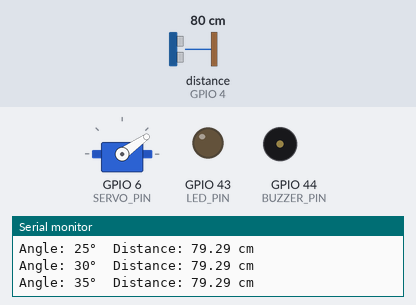
Bench run of a sketch on a simulated ESP32. On the bench: servo, output pins drawn as LEDs (lit = HIGH), buzzer (waves = sounding, pin HIGH), the last lines printed to the serial monitor. Wiring (inferred from the names in the program): ultrasonic range finder: trigger GPIO 3; echo GPIO 4. The test bench sets the inputs (shaded band); at power-on: distance to the obstacle (sensor on GPIO 4) 80 cm. The echo pulse lasts 58.3 µs per cm; pins used as bus, display or sensor lines are not drawn.

Above: at 1.2 s.
1.3 s: distance to the obstacle (sensor on GPIO 4) set to 2 cm
At 1.79 s:
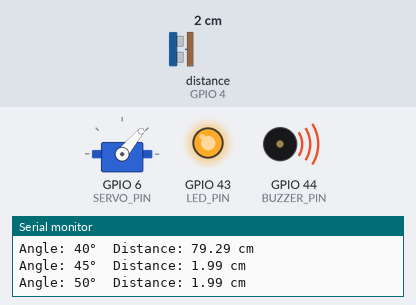
4.3 s: distance to the obstacle (sensor on GPIO 4) set to 13 cm
7.3 s: distance to the obstacle (sensor on GPIO 4) set to 18 cm
At 9.03 s:
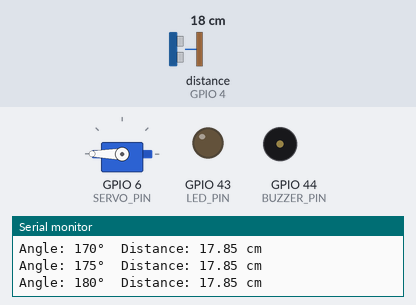
13.3 s: distance to the obstacle (sensor on GPIO 4) set to 4 cm
At 13.48 s:
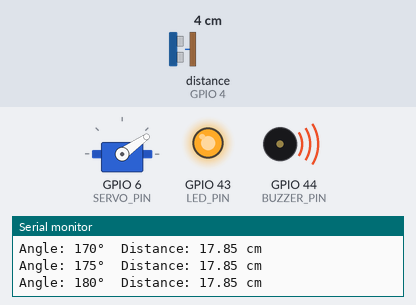
16.3 s: distance to the obstacle (sensor on GPIO 4) set to 35 cm
At 16.46 s:
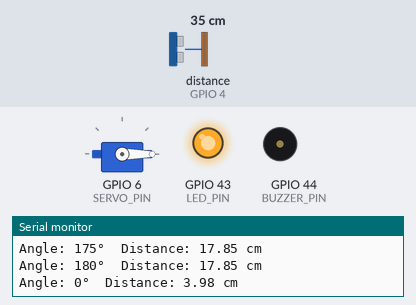
Timing chart, 0 to 20.3 s (numbered marks = the images above; inputs shaded):
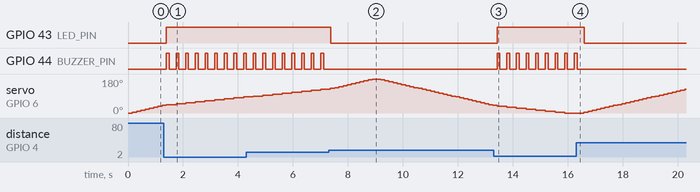

The sketch:

servo_obstacle_avoider.ino
```cpp
#include <Arduino.h>
#include <ESP32Servo.h>

#define TRIG_PIN D2
#define ECHO_PIN D3
#define SERVO_PIN D5
#define LED_PIN D6
#define BUZZER_PIN D7

Servo servo;

float getDistance() {
  digitalWrite(TRIG_PIN, LOW);
  delayMicroseconds(2);
  digitalWrite(TRIG_PIN, HIGH);
  delayMicroseconds(10);
  digitalWrite(TRIG_PIN, LOW);
  long duration = pulseIn(ECHO_PIN, HIGH);
  float distance = duration * 0.034 / 2; // convert to cm
  return distance;
}

void beepBuzzer(int times) {
  for (int i = 0; i < times; i++) {
    digitalWrite(BUZZER_PIN, HIGH);
    delay(100);
    digitalWrite(BUZZER_PIN, LOW);
    delay(100);
  }
}

void setup() {
  Serial.begin(115200);
  pinMode(TRIG_PIN, OUTPUT);
  pinMode(ECHO_PIN, INPUT);
  pinMode(LED_PIN, OUTPUT);
  pinMode(BUZZER_PIN, OUTPUT);
  servo.attach(SERVO_PIN);
  servo.write(0);
}

void loop() {
  // Sweep from 0° to 180°
  for (int angle = 0; angle <= 180; angle += 5) {
    servo.write(angle);
    float distance = getDistance();
    Serial.print("Angle: ");
    Serial.print(angle);
    Serial.print("°  Distance: ");
    Serial.print(distance);
    Serial.println(" cm");

    if (distance < 15 && distance > 0) {
      digitalWrite(LED_PIN, HIGH);
      beepBuzzer(1); // short beep for detection
    } else {
      digitalWrite(LED_PIN, LOW);
      digitalWrite(BUZZER_PIN, LOW);
    }

    delay(150);
  }

  // Sweep back from 180° to 0°
  for (int angle = 180; angle >= 0; angle -= 5) {
    servo.write(angle);
    float distance = getDistance();

    if (distance < 15 && distance > 0) {
      digitalWrite(LED_PIN, HIGH);
      beepBuzzer(1);
    } else {
      digitalWrite(LED_PIN, LOW);
      digitalWrite(BUZZER_PIN, LOW);
    }

    delay(150);
  }
}
```

Measured:
- the behaviour switches between 15 and 16 cm on distance to the obstacle (sensor on GPIO 4) (found by bisection; images 1 and 2)
- after the input at 1.3 s, GPIO 43 (LED_PIN): LOW → HIGH after 0.10 s; GPIO 44 (BUZZER_PIN): alternates HIGH for 0.10 s and LOW for 0.25 s, starting after 0.10 s
- after the input at 7.3 s, GPIO 43 (LED_PIN): HIGH → LOW after 0.07 s; GPIO 44 (BUZZER_PIN): stops changing and stays LOW
- after the input at 13.3 s, GPIO 43 (LED_PIN): LOW → HIGH after 0.13 s; GPIO 44 (BUZZER_PIN): alternates HIGH for 0.10 s and LOW for 0.25 s, starting after 0.13 s
- after the input at 16.3 s, GPIO 43 (LED_PIN): HIGH → LOW after 0.29 s; GPIO 44 (BUZZER_PIN): goes on until 16.3 s, then stays LOW
- by itself, servo on GPIO 6 (SERVO_PIN): rises from 125° to 180° in 1.5 s, then falls to 40° in 4.4 s
